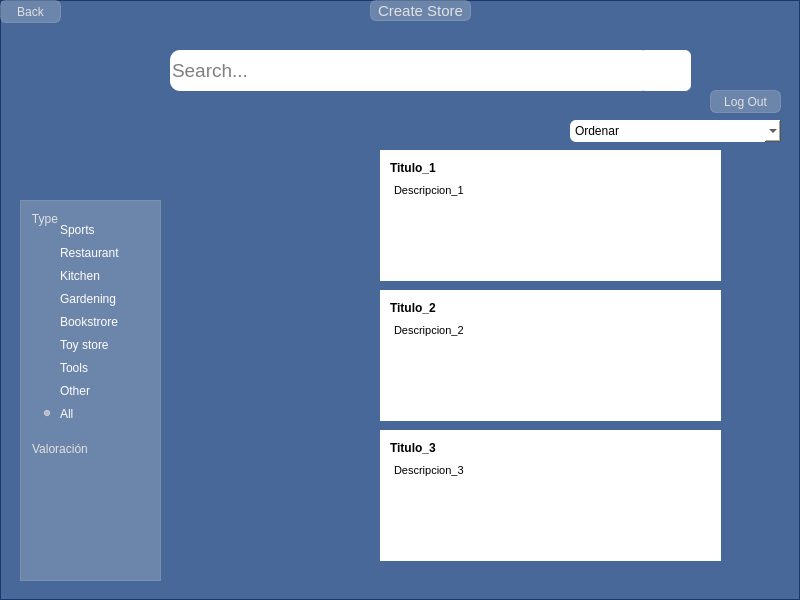
<?xml version="1.0" encoding="UTF-8"?>
<ui version="4.0">
 <class>MainWindow</class>
 <widget class="QMainWindow" name="MainWindow">
  <property name="geometry">
   <rect>
    <x>0</x>
    <y>0</y>
    <width>800</width>
    <height>600</height>
   </rect>
  </property>
  <property name="windowTitle">
   <string>MainWindow</string>
  </property>
  <widget class="QWidget" name="centralwidget">
   <widget class="QLabel" name="label">
    <property name="geometry">
     <rect>
      <x>0</x>
      <y>0</y>
      <width>800</width>
      <height>600</height>
     </rect>
    </property>
    <property name="text">
     <string/>
    </property>
    <property name="pixmap">
     <pixmap resource="imagen.qrc">:/Inicio/mapa.jpg</pixmap>
    </property>
    <property name="scaledContents">
     <bool>true</bool>
    </property>
   </widget>
   <widget class="QFrame" name="frame">
    <property name="geometry">
     <rect>
      <x>0</x>
      <y>0</y>
      <width>800</width>
      <height>600</height>
     </rect>
    </property>
    <property name="font">
     <font>
      <weight>50</weight>
      <italic>false</italic>
      <bold>false</bold>
      <underline>false</underline>
      <strikeout>false</strikeout>
      <kerning>true</kerning>
     </font>
    </property>
    <property name="focusPolicy">
     <enum>Qt::ClickFocus</enum>
    </property>
    <property name="styleSheet">
     <string notr="true">background-color: rgb(3, 48, 118,180);</string>
    </property>
    <property name="frameShape">
     <enum>QFrame::StyledPanel</enum>
    </property>
    <property name="frameShadow">
     <enum>QFrame::Raised</enum>
    </property>
    <widget class="QGroupBox" name="groupBox">
     <property name="geometry">
      <rect>
       <x>30</x>
       <y>210</y>
       <width>121</width>
       <height>221</height>
      </rect>
     </property>
     <property name="styleSheet">
      <string notr="true">background: transparent;
border: transparent;
color: rgb(225,225,225);</string>
     </property>
     <property name="title">
      <string>Type</string>
     </property>
     <widget class="QWidget" name="layoutWidget">
      <property name="geometry">
       <rect>
        <x>10</x>
        <y>10</y>
        <width>84</width>
        <height>211</height>
       </rect>
      </property>
      <layout class="QVBoxLayout" name="verticalLayout">
       <item>
        <widget class="QRadioButton" name="radioButton_Sports">
         <property name="styleSheet">
          <string notr="true">color: rgb(255, 255, 255);</string>
         </property>
         <property name="text">
          <string>Sports</string>
         </property>
        </widget>
       </item>
       <item>
        <widget class="QRadioButton" name="radioButton_Restaurant">
         <property name="styleSheet">
          <string notr="true">color: rgb(255, 255, 255);</string>
         </property>
         <property name="text">
          <string>Restaurant</string>
         </property>
        </widget>
       </item>
       <item>
        <widget class="QRadioButton" name="radioButton_Kitchen">
         <property name="styleSheet">
          <string notr="true">color: rgb(255, 255, 255);</string>
         </property>
         <property name="text">
          <string>Kitchen</string>
         </property>
        </widget>
       </item>
       <item>
        <widget class="QRadioButton" name="radioButton_Gardening">
         <property name="styleSheet">
          <string notr="true">color: rgb(255, 255, 255);</string>
         </property>
         <property name="text">
          <string>Gardening</string>
         </property>
        </widget>
       </item>
       <item>
        <widget class="QRadioButton" name="radioButton_Bookstore">
         <property name="styleSheet">
          <string notr="true">color: rgb(255, 255, 255);</string>
         </property>
         <property name="text">
          <string>Bookstrore</string>
         </property>
        </widget>
       </item>
       <item>
        <widget class="QRadioButton" name="radioButton_Toy_store">
         <property name="styleSheet">
          <string notr="true">color: rgb(255, 255, 255);</string>
         </property>
         <property name="text">
          <string>Toy store</string>
         </property>
        </widget>
       </item>
       <item>
        <widget class="QRadioButton" name="radioButton_Tools">
         <property name="styleSheet">
          <string notr="true">color: rgb(255, 255, 255);</string>
         </property>
         <property name="text">
          <string>Tools</string>
         </property>
        </widget>
       </item>
       <item>
        <widget class="QRadioButton" name="radioButton_Other">
         <property name="styleSheet">
          <string notr="true">color: rgb(255, 255, 255);</string>
         </property>
         <property name="text">
          <string>Other</string>
         </property>
        </widget>
       </item>
       <item>
        <widget class="QRadioButton" name="radioButton_All">
         <property name="styleSheet">
          <string notr="true">color: rgb(255, 255, 255);</string>
         </property>
         <property name="text">
          <string>All</string>
         </property>
         <property name="checked">
          <bool>true</bool>
         </property>
        </widget>
       </item>
      </layout>
     </widget>
    </widget>
    <widget class="QGroupBox" name="groupBox_2">
     <property name="geometry">
      <rect>
       <x>30</x>
       <y>440</y>
       <width>120</width>
       <height>141</height>
      </rect>
     </property>
     <property name="styleSheet">
      <string notr="true">background: transparent;
border: transparent;
color: rgb(225,225,225);</string>
     </property>
     <property name="title">
      <string>Valoración</string>
     </property>
     <widget class="QCheckBox" name="checkBox_5estrella">
      <property name="geometry">
       <rect>
        <x>11</x>
        <y>24</y>
        <width>19</width>
        <height>16</height>
       </rect>
      </property>
      <property name="text">
       <string/>
      </property>
     </widget>
     <widget class="QCheckBox" name="checkBox_4estrella">
      <property name="geometry">
       <rect>
        <x>11</x>
        <y>46</y>
        <width>16</width>
        <height>16</height>
       </rect>
      </property>
      <property name="text">
       <string/>
      </property>
     </widget>
     <widget class="QCheckBox" name="checkBox_3estrella">
      <property name="geometry">
       <rect>
        <x>11</x>
        <y>68</y>
        <width>16</width>
        <height>16</height>
       </rect>
      </property>
      <property name="text">
       <string/>
      </property>
     </widget>
     <widget class="QCheckBox" name="checkBox_2_estrella">
      <property name="geometry">
       <rect>
        <x>11</x>
        <y>90</y>
        <width>16</width>
        <height>16</height>
       </rect>
      </property>
      <property name="text">
       <string/>
      </property>
     </widget>
     <widget class="QCheckBox" name="checkBox_1estrella">
      <property name="geometry">
       <rect>
        <x>11</x>
        <y>112</y>
        <width>16</width>
        <height>16</height>
       </rect>
      </property>
      <property name="text">
       <string/>
      </property>
     </widget>
     <widget class="QLabel" name="label_2">
      <property name="geometry">
       <rect>
        <x>30</x>
        <y>24</y>
        <width>51</width>
        <height>16</height>
       </rect>
      </property>
      <property name="styleSheet">
       <string notr="true">background: transparent;</string>
      </property>
      <property name="text">
       <string/>
      </property>
      <property name="pixmap">
       <pixmap resource="imagen.qrc">:/dfsfsd/5_estrella.PNG</pixmap>
      </property>
      <property name="scaledContents">
       <bool>true</bool>
      </property>
     </widget>
     <widget class="QLabel" name="label_3">
      <property name="geometry">
       <rect>
        <x>30</x>
        <y>46</y>
        <width>51</width>
        <height>16</height>
       </rect>
      </property>
      <property name="text">
       <string/>
      </property>
      <property name="pixmap">
       <pixmap resource="imagen.qrc">:/dfsfsd/4_estrella.PNG</pixmap>
      </property>
      <property name="scaledContents">
       <bool>true</bool>
      </property>
      <property name="wordWrap">
       <bool>false</bool>
      </property>
     </widget>
     <widget class="QLabel" name="label_4">
      <property name="geometry">
       <rect>
        <x>30</x>
        <y>68</y>
        <width>51</width>
        <height>16</height>
       </rect>
      </property>
      <property name="text">
       <string/>
      </property>
      <property name="pixmap">
       <pixmap resource="imagen.qrc">:/dfsfsd/3_estrella.PNG</pixmap>
      </property>
      <property name="scaledContents">
       <bool>true</bool>
      </property>
     </widget>
     <widget class="QLabel" name="label_5">
      <property name="geometry">
       <rect>
        <x>30</x>
        <y>90</y>
        <width>51</width>
        <height>16</height>
       </rect>
      </property>
      <property name="text">
       <string/>
      </property>
      <property name="pixmap">
       <pixmap resource="imagen.qrc">:/dfsfsd/2_estrella.PNG</pixmap>
      </property>
      <property name="scaledContents">
       <bool>true</bool>
      </property>
     </widget>
     <widget class="QLabel" name="label_6">
      <property name="geometry">
       <rect>
        <x>30</x>
        <y>112</y>
        <width>51</width>
        <height>16</height>
       </rect>
      </property>
      <property name="text">
       <string/>
      </property>
      <property name="pixmap">
       <pixmap resource="imagen.qrc">:/dfsfsd/1_estrella.PNG</pixmap>
      </property>
      <property name="scaledContents">
       <bool>true</bool>
      </property>
     </widget>
    </widget>
    <widget class="QPushButton" name="pushButton_back">
     <property name="geometry">
      <rect>
       <x>0</x>
       <y>0</y>
       <width>61</width>
       <height>23</height>
      </rect>
     </property>
     <property name="autoFillBackground">
      <bool>false</bool>
     </property>
     <property name="styleSheet">
      <string notr="true">background: rgb(225,225,225,60);
border: 1px solid rgb(225,225,225,60);
border-radius: 6px;
color: rgb(225,225,225);
</string>
     </property>
     <property name="text">
      <string>Back</string>
     </property>
    </widget>
    <widget class="QLineEdit" name="Search">
     <property name="geometry">
      <rect>
       <x>170</x>
       <y>50</y>
       <width>481</width>
       <height>41</height>
      </rect>
     </property>
     <property name="font">
      <font>
       <pointsize>14</pointsize>
      </font>
     </property>
     <property name="styleSheet">
      <string notr="true">background-color: rgb(255, 255, 255);
border-radius: 10px</string>
     </property>
     <property name="cursorPosition">
      <number>0</number>
     </property>
     <property name="placeholderText">
      <string>Search...</string>
     </property>
    </widget>
    <widget class="QLabel" name="Photo">
     <property name="geometry">
      <rect>
       <x>700</x>
       <y>10</y>
       <width>91</width>
       <height>81</height>
      </rect>
     </property>
     <property name="styleSheet">
      <string notr="true">background: transparent;
</string>
     </property>
     <property name="text">
      <string/>
     </property>
     <property name="pixmap">
      <pixmap resource="imagen.qrc">:/dfsfsd/user.PNG</pixmap>
     </property>
     <property name="scaledContents">
      <bool>true</bool>
     </property>
    </widget>
    <widget class="QLabel" name="label_7">
     <property name="geometry">
      <rect>
       <x>20</x>
       <y>40</y>
       <width>131</width>
       <height>131</height>
      </rect>
     </property>
     <property name="styleSheet">
      <string notr="true">background:transparent;</string>
     </property>
     <property name="text">
      <string/>
     </property>
     <property name="pixmap">
      <pixmap resource="imagen.qrc">:/dfsfsd/Logo.PNG</pixmap>
     </property>
     <property name="scaledContents">
      <bool>true</bool>
     </property>
    </widget>
    <widget class="QFrame" name="frame_2">
     <property name="geometry">
      <rect>
       <x>20</x>
       <y>200</y>
       <width>141</width>
       <height>381</height>
      </rect>
     </property>
     <property name="styleSheet">
      <string notr="true">background: rgb(225,225,225,60);</string>
     </property>
     <property name="frameShape">
      <enum>QFrame::StyledPanel</enum>
     </property>
     <property name="frameShadow">
      <enum>QFrame::Raised</enum>
     </property>
    </widget>
    <widget class="QPushButton" name="pushButton_Log_Out">
     <property name="geometry">
      <rect>
       <x>710</x>
       <y>90</y>
       <width>71</width>
       <height>23</height>
      </rect>
     </property>
     <property name="autoFillBackground">
      <bool>false</bool>
     </property>
     <property name="styleSheet">
      <string notr="true">background: rgb(225,225,225,60);
border: 1px solid rgb(225,225,225,60);
border-radius: 6px;
color: rgb(225,225,225);
</string>
     </property>
     <property name="text">
      <string>Log Out</string>
     </property>
    </widget>
    <widget class="QScrollArea" name="scrollArea">
     <property name="geometry">
      <rect>
       <x>170</x>
       <y>140</y>
       <width>611</width>
       <height>431</height>
      </rect>
     </property>
     <property name="styleSheet">
      <string notr="true">background:transparent;
border: transprent;</string>
     </property>
     <property name="widgetResizable">
      <bool>true</bool>
     </property>
     <widget class="QWidget" name="scrollAreaWidgetContents">
      <property name="geometry">
       <rect>
        <x>0</x>
        <y>0</y>
        <width>611</width>
        <height>431</height>
       </rect>
      </property>
      <widget class="QLabel" name="label_8">
       <property name="geometry">
        <rect>
         <x>10</x>
         <y>10</y>
         <width>181</width>
         <height>131</height>
        </rect>
       </property>
       <property name="text">
        <string/>
       </property>
       <property name="pixmap">
        <pixmap resource="imagen.qrc">:/Tienda/Adidas-Splau-650.jpg</pixmap>
       </property>
       <property name="scaledContents">
        <bool>true</bool>
       </property>
      </widget>
      <widget class="QLabel" name="label_9">
       <property name="geometry">
        <rect>
         <x>10</x>
         <y>150</y>
         <width>181</width>
         <height>131</height>
        </rect>
       </property>
       <property name="text">
        <string/>
       </property>
       <property name="pixmap">
        <pixmap resource="imagen.qrc">:/Tienda/image_content_7298511_20160625221849.jpg</pixmap>
       </property>
       <property name="scaledContents">
        <bool>true</bool>
       </property>
      </widget>
      <widget class="QLabel" name="label_10">
       <property name="geometry">
        <rect>
         <x>10</x>
         <y>290</y>
         <width>181</width>
         <height>131</height>
        </rect>
       </property>
       <property name="text">
        <string/>
       </property>
       <property name="pixmap">
        <pixmap resource="imagen.qrc">:/Tienda/resizeimg.jpg</pixmap>
       </property>
       <property name="scaledContents">
        <bool>true</bool>
       </property>
      </widget>
      <widget class="QFrame" name="frame_3">
       <property name="geometry">
        <rect>
         <x>210</x>
         <y>10</y>
         <width>341</width>
         <height>131</height>
        </rect>
       </property>
       <property name="styleSheet">
        <string notr="true">background-color: rgb(255, 255, 255);</string>
       </property>
       <property name="frameShape">
        <enum>QFrame::StyledPanel</enum>
       </property>
       <property name="frameShadow">
        <enum>QFrame::Raised</enum>
       </property>
       <widget class="QLabel" name="titulo_tienda1">
        <property name="geometry">
         <rect>
          <x>10</x>
          <y>10</y>
          <width>51</width>
          <height>16</height>
         </rect>
        </property>
        <property name="font">
         <font>
          <weight>75</weight>
          <bold>true</bold>
         </font>
        </property>
        <property name="text">
         <string>Titulo_1</string>
        </property>
       </widget>
       <widget class="QTextBrowser" name="textBrowser_Descripcion1">
        <property name="geometry">
         <rect>
          <x>10</x>
          <y>30</y>
          <width>321</width>
          <height>71</height>
         </rect>
        </property>
        <property name="html">
         <string>&lt;!DOCTYPE HTML PUBLIC &quot;-//W3C//DTD HTML 4.0//EN&quot; &quot;http://www.w3.org/TR/REC-html40/strict.dtd&quot;&gt;
&lt;html&gt;&lt;head&gt;&lt;meta name=&quot;qrichtext&quot; content=&quot;1&quot; /&gt;&lt;style type=&quot;text/css&quot;&gt;
p, li { white-space: pre-wrap; }
&lt;/style&gt;&lt;/head&gt;&lt;body style=&quot; font-family:'MS Shell Dlg 2'; font-size:8.25pt; font-weight:400; font-style:normal;&quot;&gt;
&lt;p style=&quot; margin-top:0px; margin-bottom:0px; margin-left:0px; margin-right:0px; -qt-block-indent:0; text-indent:0px;&quot;&gt;Descripcion_1&lt;/p&gt;&lt;/body&gt;&lt;/html&gt;</string>
        </property>
       </widget>
      </widget>
      <widget class="QFrame" name="frame_4">
       <property name="geometry">
        <rect>
         <x>210</x>
         <y>290</y>
         <width>341</width>
         <height>131</height>
        </rect>
       </property>
       <property name="styleSheet">
        <string notr="true">background-color: rgb(255, 255, 255);</string>
       </property>
       <property name="frameShape">
        <enum>QFrame::StyledPanel</enum>
       </property>
       <property name="frameShadow">
        <enum>QFrame::Raised</enum>
       </property>
       <widget class="QLabel" name="titulo_tienda3">
        <property name="geometry">
         <rect>
          <x>10</x>
          <y>10</y>
          <width>51</width>
          <height>16</height>
         </rect>
        </property>
        <property name="font">
         <font>
          <weight>75</weight>
          <bold>true</bold>
         </font>
        </property>
        <property name="text">
         <string>Titulo_3</string>
        </property>
       </widget>
       <widget class="QTextBrowser" name="textBrowser_Descripcion3">
        <property name="geometry">
         <rect>
          <x>10</x>
          <y>30</y>
          <width>321</width>
          <height>71</height>
         </rect>
        </property>
        <property name="html">
         <string>&lt;!DOCTYPE HTML PUBLIC &quot;-//W3C//DTD HTML 4.0//EN&quot; &quot;http://www.w3.org/TR/REC-html40/strict.dtd&quot;&gt;
&lt;html&gt;&lt;head&gt;&lt;meta name=&quot;qrichtext&quot; content=&quot;1&quot; /&gt;&lt;style type=&quot;text/css&quot;&gt;
p, li { white-space: pre-wrap; }
&lt;/style&gt;&lt;/head&gt;&lt;body style=&quot; font-family:'MS Shell Dlg 2'; font-size:8.25pt; font-weight:400; font-style:normal;&quot;&gt;
&lt;p style=&quot; margin-top:0px; margin-bottom:0px; margin-left:0px; margin-right:0px; -qt-block-indent:0; text-indent:0px;&quot;&gt;Descripcion_3&lt;/p&gt;&lt;/body&gt;&lt;/html&gt;</string>
        </property>
       </widget>
      </widget>
      <widget class="QFrame" name="frame_5">
       <property name="geometry">
        <rect>
         <x>210</x>
         <y>150</y>
         <width>341</width>
         <height>131</height>
        </rect>
       </property>
       <property name="styleSheet">
        <string notr="true">background-color: rgb(255, 255, 255);</string>
       </property>
       <property name="frameShape">
        <enum>QFrame::StyledPanel</enum>
       </property>
       <property name="frameShadow">
        <enum>QFrame::Raised</enum>
       </property>
       <widget class="QLabel" name="titulo_tienda2">
        <property name="geometry">
         <rect>
          <x>10</x>
          <y>10</y>
          <width>51</width>
          <height>16</height>
         </rect>
        </property>
        <property name="font">
         <font>
          <weight>75</weight>
          <bold>true</bold>
         </font>
        </property>
        <property name="text">
         <string>Titulo_2</string>
        </property>
       </widget>
       <widget class="QTextBrowser" name="textBrowser_Descripcion2">
        <property name="geometry">
         <rect>
          <x>10</x>
          <y>30</y>
          <width>321</width>
          <height>71</height>
         </rect>
        </property>
        <property name="html">
         <string>&lt;!DOCTYPE HTML PUBLIC &quot;-//W3C//DTD HTML 4.0//EN&quot; &quot;http://www.w3.org/TR/REC-html40/strict.dtd&quot;&gt;
&lt;html&gt;&lt;head&gt;&lt;meta name=&quot;qrichtext&quot; content=&quot;1&quot; /&gt;&lt;style type=&quot;text/css&quot;&gt;
p, li { white-space: pre-wrap; }
&lt;/style&gt;&lt;/head&gt;&lt;body style=&quot; font-family:'MS Shell Dlg 2'; font-size:8.25pt; font-weight:400; font-style:normal;&quot;&gt;
&lt;p style=&quot; margin-top:0px; margin-bottom:0px; margin-left:0px; margin-right:0px; -qt-block-indent:0; text-indent:0px;&quot;&gt;Descripcion_2&lt;/p&gt;&lt;/body&gt;&lt;/html&gt;</string>
        </property>
       </widget>
      </widget>
     </widget>
    </widget>
    <widget class="QComboBox" name="comboBox">
     <property name="geometry">
      <rect>
       <x>570</x>
       <y>120</y>
       <width>211</width>
       <height>22</height>
      </rect>
     </property>
     <property name="styleSheet">
      <string notr="true">background-color: rgb(255, 255, 255);
border-radius: 6px</string>
     </property>
     <item>
      <property name="text">
       <string>Ordenar</string>
      </property>
     </item>
     <item>
      <property name="text">
       <string>Mayor a Menor Valoración</string>
      </property>
     </item>
     <item>
      <property name="text">
       <string>Menor a Mayor Valoración</string>
      </property>
     </item>
     <item>
      <property name="text">
       <string>A-Z</string>
      </property>
     </item>
     <item>
      <property name="text">
       <string>A-A</string>
      </property>
     </item>
    </widget>
    <widget class="QPushButton" name="pushButton_Create_Store">
     <property name="geometry">
      <rect>
       <x>370</x>
       <y>0</y>
       <width>101</width>
       <height>21</height>
      </rect>
     </property>
     <property name="font">
      <font>
       <pointsize>11</pointsize>
       <weight>50</weight>
       <italic>false</italic>
       <bold>false</bold>
       <underline>false</underline>
       <strikeout>false</strikeout>
       <kerning>true</kerning>
      </font>
     </property>
     <property name="styleSheet">
      <string notr="true">background: rgb(225,225,225,60);
border: 1px solid rgb(225,225,225,60);
border-radius: 6px;
color: rgb(225,225,225);</string>
     </property>
     <property name="text">
      <string>Create Store</string>
     </property>
    </widget>
    <widget class="QFrame" name="frame_camu">
     <property name="geometry">
      <rect>
       <x>640</x>
       <y>50</y>
       <width>51</width>
       <height>41</height>
      </rect>
     </property>
     <property name="styleSheet">
      <string notr="true">background: white;
border-radius: 6px</string>
     </property>
     <property name="frameShape">
      <enum>QFrame::StyledPanel</enum>
     </property>
     <property name="frameShadow">
      <enum>QFrame::Raised</enum>
     </property>
     <widget class="QLabel" name="label_11">
      <property name="geometry">
       <rect>
        <x>10</x>
        <y>4</y>
        <width>41</width>
        <height>31</height>
       </rect>
      </property>
      <property name="styleSheet">
       <string notr="true">background: transparent;</string>
      </property>
      <property name="text">
       <string/>
      </property>
      <property name="pixmap">
       <pixmap resource="imagen.qrc">:/dfsfsd/buscador.png</pixmap>
      </property>
      <property name="scaledContents">
       <bool>true</bool>
      </property>
     </widget>
     <widget class="QPushButton" name="pushButton_Buscar">
      <property name="geometry">
       <rect>
        <x>10</x>
        <y>0</y>
        <width>41</width>
        <height>41</height>
       </rect>
      </property>
      <property name="styleSheet">
       <string notr="true">background: transparent;</string>
      </property>
      <property name="text">
       <string/>
      </property>
     </widget>
    </widget>
    <zorder>frame_2</zorder>
    <zorder>groupBox</zorder>
    <zorder>groupBox_2</zorder>
    <zorder>pushButton_back</zorder>
    <zorder>Search</zorder>
    <zorder>Photo</zorder>
    <zorder>label_7</zorder>
    <zorder>pushButton_Log_Out</zorder>
    <zorder>scrollArea</zorder>
    <zorder>comboBox</zorder>
    <zorder>pushButton_Create_Store</zorder>
    <zorder>frame_camu</zorder>
   </widget>
  </widget>
 </widget>
 <resources>
  <include location="imagen.qrc"/>
 </resources>
 <connections/>
</ui>
